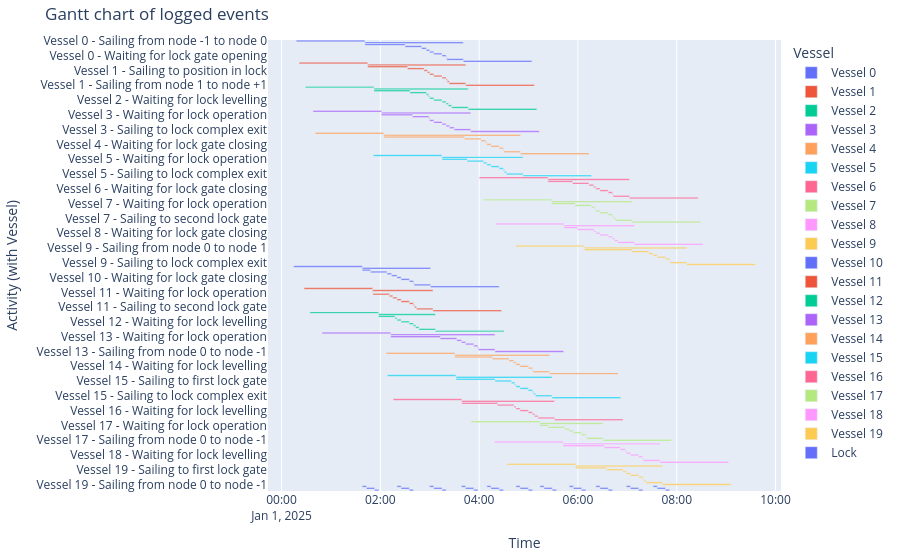

Source (notebook cell):
### Markdown cell above
##### Gantt chart of event table
The Gantt chart becomes quite full

### Code cell
df_eventtable = opentnsim.core.logutils.logbook2eventtable([*vessels, lock_chamber])
fig = generate_vessel_gantt_chart(df_eventtable)

### Figure 1 — Plotly figure (JSON) as saved in the notebook; plotly's stock layout.template omitted (floating-point values rounded to 4 significant figures)
{"data": [{"base": ["2025-01-01T00:17:55.000000000", "2025-01-01T01:41:15.000000000", "2025-01-01T01:41:15.000000000", "2025-01-01T02:30:06.000000000", "2025-01-01T02:50:06.000000000", "2025-01-01T02:55:47.000000000", "2025-01-01T02:59:55.000000000", "2025-01-01T03:04:55.000000000", "2025-01-01T03:14:55.000000000", "2025-01-01T03:19:55.000000000", "2025-01-01T03:20:44.000000000", "2025-01-01T03:40:44.000000000"], "hovertemplate": "object name=Vessel 0<br>start time=%{base}<br>stop time=%{x}<br>activity label=%{y}<extra></extra>", "legendgroup": "Vessel 0", "marker": {"color": "#636efa", "pattern": {"shape": ""}}, "name": "Vessel 0", "orientation": "h", "showlegend": true, "textposition": "auto", "type": "bar", "x": [5000000, 7169000, 2931000, 1200000, 341000, 248000, 300000, 600000, 300000, 49000, 1200000, 5000000], "xaxis": "x", "y": ["Vessel 0 - Sailing from node -1 to node 0", "Vessel 0 - Sailing from node 0 to node 1", "Vessel 0 - Waiting for lock operation", "Vessel 0 - Sailing to first lock gate", "Vessel 0 - Sailing to position in lock", "Vessel 0 - Waiting for other vessels to enter lock", "Vessel 0 - Waiting for lock gate closing", "Vessel 0 - Waiting for lock levelling", "Vessel 0 - Waiting for lock gate opening", "Vessel 0 - Sailing to second lock gate", "Vessel 0 - Sailing to lock complex exit", "Vessel 0 - Sailing from node 1 to node +1"], "yaxis": "y"}, {"base": ["2025-01-01T00:21:25.000000000", "2025-01-01T01:44:45.000000000", "2025-01-01T01:44:45.000000000", "2025-01-01T02:33:06.000000000", "2025-01-01T02:53:06.000000000", "2025-01-01T02:57:09.000000000", "2025-01-01T02:59:55.000000000", "2025-01-01T03:04:55.000000000", "2025-01-01T03:14:55.000000000", "2025-01-01T03:19:55.000000000", "2025-01-01T03:21:18.000000000", "2025-01-01T03:23:44.000000000", "2025-01-01T03:43:44.000000000"], "hovertemplate": "object name=Vessel 1<br>start time=%{base}<br>stop time=%{x}<br>activity label=%{y}<extra></extra>", "legendgroup": "Vessel 1", "marker": {"color": "#EF553B", "pattern": {"shape": ""}}, "name": "Vessel 1", "orientation": "h", "showlegend": true, "textposition": "auto", "type": "bar", "x": [5000000, 7139000, 2901000, 1200000, 243000, 166000, 300000, 600000, 300000, 83000, 146000, 1200000, 5000000], "xaxis": "x", "y": ["Vessel 1 - Sailing from node -1 to node 0", "Vessel 1 - Sailing from node 0 to node 1", "Vessel 1 - Waiting for lock operation", "Vessel 1 - Sailing to first lock gate", "Vessel 1 - Sailing to position in lock", "Vessel 1 - Waiting for other vessels to enter lock", "Vessel 1 - Waiting for lock gate closing", "Vessel 1 - Waiting for lock levelling", "Vessel 1 - Waiting for lock gate opening", "Vessel 1 - Waiting for other vessels to leave lock", "Vessel 1 - Sailing to second lock gate", "Vessel 1 - Sailing to lock complex exit", "Vessel 1 - Sailing from node 1 to node +1"], "yaxis": "y"}, {"base": ["2025-01-01T00:28:58.000000000", "2025-01-01T01:52:18.000000000", "2025-01-01T01:52:18.000000000", "2025-01-01T02:36:06.000000000", "2025-01-01T02:56:06.000000000", "2025-01-01T02:58:32.000000000", "2025-01-01T02:59:55.000000000", "2025-01-01T03:04:55.000000000", "2025-01-01T03:14:55.000000000", "2025-01-01T03:19:55.000000000", "2025-01-01T03:22:41.000000000", "2025-01-01T03:26:44.000000000", "2025-01-01T03:46:44.000000000"], "hovertemplate": "object name=Vessel 2<br>start time=%{base}<br>stop time=%{x}<br>activity label=%{y}<extra></extra>", "legendgroup": "Vessel 2", "marker": {"color": "#00cc96", "pattern": {"shape": ""}}, "name": "Vessel 2", "orientation": "h", "showlegend": true, "textposition": "auto", "type": "bar", "x": [5000000, 6866000, 2628000, 1200000, 146000, 83000, 300000, 600000, 300000, 166000, 243000, 1200000, 5000000], "xaxis": "x", "y": ["Vessel 2 - Sailing from node -1 to node 0", "Vessel 2 - Sailing from node 0 to node 1", "Vessel 2 - Waiting for lock operation", "Vessel 2 - Sailing to first lock gate", "Vessel 2 - Sailing to position in lock", "Vessel 2 - Waiting for other vessels to enter lock", "Vessel 2 - Waiting for lock gate closing", "Vessel 2 - Waiting for lock levelling", "Vessel 2 - Waiting for lock gate opening", "Vessel 2 - Waiting for other vessels to leave lock", "Vessel 2 - Sailing to second lock gate", "Vessel 2 - Sailing to lock complex exit", "Vessel 2 - Sailing from node 1 to node +1"], "yaxis": "y"}, {"base": ["2025-01-01T00:38:13.000000000", "2025-01-01T02:01:33.000000000", "2025-01-01T02:01:33.000000000", "2025-01-01T02:39:06.000000000", "2025-01-01T02:59:06.000000000", "2025-01-01T02:59:55.000000000", "2025-01-01T03:04:55.000000000", "2025-01-01T03:14:55.000000000", "2025-01-01T03:19:55.000000000", "2025-01-01T03:24:03.000000000", "2025-01-01T03:29:44.000000000", "2025-01-01T03:49:44.000000000"], "hovertemplate": "object name=Vessel 3<br>start time=%{base}<br>stop time=%{x}<br>activity label=%{y}<extra></extra>", "legendgroup": "Vessel 3", "marker": {"color": "#ab63fa", "pattern": {"shape": ""}}, "name": "Vessel 3", "orientation": "h", "showlegend": true, "textposition": "auto", "type": "bar", "x": [5000000, 6491000, 2253000, 1200000, 49000, 300000, 600000, 300000, 248000, 341000, 1200000, 5000000], "xaxis": "x", "y": ["Vessel 3 - Sailing from node -1 to node 0", "Vessel 3 - Sailing from node 0 to node 1", "Vessel 3 - Waiting for lock operation", "Vessel 3 - Sailing to first lock gate", "Vessel 3 - Sailing to position in lock", "Vessel 3 - Waiting for lock gate closing", "Vessel 3 - Waiting for lock levelling", "Vessel 3 - Waiting for lock gate opening", "Vessel 3 - Waiting for other vessels to leave lock", "Vessel 3 - Sailing to second lock gate", "Vessel 3 - Sailing to lock complex exit", "Vessel 3 - Sailing from node 1 to node +1"], "yaxis": "y"}, {"base": ["2025-01-01T00:40:58.000000000", "2025-01-01T02:04:18.000000000", "2025-01-01T02:04:18.000000000", "2025-01-01T03:42:22.000000000", "2025-01-01T04:02:22.000000000", "2025-01-01T04:08:03.000000000", "2025-01-01T04:09:25.000000000", "2025-01-01T04:14:25.000000000", "2025-01-01T04:24:25.000000000", "2025-01-01T04:29:25.000000000", "2025-01-01T04:30:14.000000000", "2025-01-01T04:50:14.000000000"], "hovertemplate": "object name=Vessel 4<br>start time=%{base}<br>stop time=%{x}<br>activity label=%{y}<extra></extra>", "legendgroup": "Vessel 4", "marker": {"color": "#FFA15A", "pattern": {"shape": ""}}, "name": "Vessel 4", "orientation": "h", "showlegend": true, "textposition": "auto", "type": "bar", "x": [5000000, 9956000, 5884000, 1200000, 341000, 82000, 300000, 600000, 300000, 49000, 1200000, 5000000], "xaxis": "x", "y": ["Vessel 4 - Sailing from node -1 to node 0", "Vessel 4 - Sailing from node 0 to node 1", "Vessel 4 - Waiting for lock operation", "Vessel 4 - Sailing to first lock gate", "Vessel 4 - Sailing to position in lock", "Vessel 4 - Waiting for other vessels to enter lock", "Vessel 4 - Waiting for lock gate closing", "Vessel 4 - Waiting for lock levelling", "Vessel 4 - Waiting for lock gate opening", "Vessel 4 - Sailing to second lock gate", "Vessel 4 - Sailing to lock complex exit", "Vessel 4 - Sailing from node 1 to node +1"], "yaxis": "y"}, {"base": ["2025-01-01T01:51:31.000000000", "2025-01-01T03:14:51.000000000", "2025-01-01T03:14:51.000000000", "2025-01-01T03:45:22.000000000", "2025-01-01T04:05:22.000000000", "2025-01-01T04:09:25.000000000", "2025-01-01T04:14:25.000000000", "2025-01-01T04:24:25.000000000", "2025-01-01T04:29:25.000000000", "2025-01-01T04:30:48.000000000", "2025-01-01T04:33:14.000000000", "2025-01-01T04:53:14.000000000"], "hovertemplate": "object name=Vessel 5<br>start time=%{base}<br>stop time=%{x}<br>activity label=%{y}<extra></extra>", "legendgroup": "Vessel 5", "marker": {"color": "#19d3f3", "pattern": {"shape": ""}}, "name": "Vessel 5", "orientation": "h", "showlegend": true, "textposition": "auto", "type": "bar", "x": [5000000, 5903000, 1831000, 1200000, 243000, 300000, 600000, 300000, 83000, 146000, 1200000, 5000000], "xaxis": "x", "y": ["Vessel 5 - Sailing from node -1 to node 0", "Vessel 5 - Sailing from node 0 to node 1", "Vessel 5 - Waiting for lock operation", "Vessel 5 - Sailing to first lock gate", "Vessel 5 - Sailing to position in lock", "Vessel 5 - Waiting for lock gate closing", "Vessel 5 - Waiting for lock levelling", "Vessel 5 - Waiting for lock gate opening", "Vessel 5 - Waiting for other vessels to leave lock", "Vessel 5 - Sailing to second lock gate", "Vessel 5 - Sailing to lock complex exit", "Vessel 5 - Sailing from node 1 to node +1"], "yaxis": "y"}, {"base": ["2025-01-01T04:00:10.000000000", "2025-01-01T05:23:30.000000000", "2025-01-01T05:23:30.000000000", "2025-01-01T05:53:25.000000000", "2025-01-01T06:13:25.000000000", "2025-01-01T06:19:05.000000000", "2025-01-01T06:21:51.000000000", "2025-01-01T06:26:51.000000000", "2025-01-01T06:36:51.000000000", "2025-01-01T06:41:51.000000000", "2025-01-01T06:42:39.000000000", "2025-01-01T07:02:39.000000000"], "hovertemplate": "object name=Vessel 6<br>start time=%{base}<br>stop time=%{x}<br>activity label=%{y}<extra></extra>", "legendgroup": "Vessel 6", "marker": {"color": "#FF6692", "pattern": {"shape": ""}}, "name": "Vessel 6", "orientation": "h", "showlegend": true, "textposition": "auto", "type": "bar", "x": [5000000, 5949000, 1795000, 1200000, 340000, 166000, 300000, 600000, 300000, 48000, 1200000, 5000000], "xaxis": "x", "y": ["Vessel 6 - Sailing from node -1 to node 0", "Vessel 6 - Sailing from node 0 to node 1", "Vessel 6 - Waiting for lock operation", "Vessel 6 - Sailing to first lock gate", "Vessel 6 - Sailing to position in lock", "Vessel 6 - Waiting for other vessels to enter lock", "Vessel 6 - Waiting for lock gate closing", "Vessel 6 - Waiting for lock levelling", "Vessel 6 - Waiting for lock gate opening", "Vessel 6 - Sailing to second lock gate", "Vessel 6 - Sailing to lock complex exit", "Vessel 6 - Sailing from node 1 to node +1"], "yaxis": "y"}, {"base": ["2025-01-01T04:04:49.000000000", "2025-01-01T05:28:09.000000000", "2025-01-01T05:28:09.000000000", "2025-01-01T05:56:25.000000000", "2025-01-01T06:16:25.000000000", "2025-01-01T06:20:28.000000000", "2025-01-01T06:21:51.000000000", "2025-01-01T06:26:51.000000000", "2025-01-01T06:36:51.000000000", "2025-01-01T06:41:51.000000000", "2025-01-01T06:43:14.000000000", "2025-01-01T06:45:39.000000000", "2025-01-01T07:05:39.000000000"], "hovertemplate": "object name=Vessel 7<br>start time=%{base}<br>stop time=%{x}<br>activity label=%{y}<extra></extra>", "legendgroup": "Vessel 7", "marker": {"color": "#B6E880", "pattern": {"shape": ""}}, "name": "Vessel 7", "orientation": "h", "showlegend": true, "textposition": "auto", "type": "bar", "x": [5000000, 5850000, 1696000, 1200000, 243000, 83000, 300000, 600000, 300000, 83000, 145000, 1200000, 5000000], "xaxis": "x", "y": ["Vessel 7 - Sailing from node -1 to node 0", "Vessel 7 - Sailing from node 0 to node 1", "Vessel 7 - Waiting for lock operation", "Vessel 7 - Sailing to first lock gate", "Vessel 7 - Sailing to position in lock", "Vessel 7 - Waiting for other vessels to enter lock", "Vessel 7 - Waiting for lock gate closing", "Vessel 7 - Waiting for lock levelling", "Vessel 7 - Waiting for lock gate opening", "Vessel 7 - Waiting for other vessels to leave lock", "Vessel 7 - Sailing to second lock gate", "Vessel 7 - Sailing to lock complex exit", "Vessel 7 - Sailing from node 1 to node +1"], "yaxis": "y"}, {"base": ["2025-01-01T04:19:44.000000000", "2025-01-01T05:43:04.000000000", "2025-01-01T05:43:04.000000000", "2025-01-01T05:59:25.000000000", "2025-01-01T06:19:25.000000000", "2025-01-01T06:21:51.000000000", "2025-01-01T06:26:51.000000000", "2025-01-01T06:36:51.000000000", "2025-01-01T06:41:51.000000000", "2025-01-01T06:44:36.000000000", "2025-01-01T06:48:39.000000000", "2025-01-01T07:08:39.000000000"], "hovertemplate": "object name=Vessel 8<br>start time=%{base}<br>stop time=%{x}<br>activity label=%{y}<extra></extra>", "legendgroup": "Vessel 8", "marker": {"color": "#FF97FF", "pattern": {"shape": ""}}, "name": "Vessel 8", "orientation": "h", "showlegend": true, "textposition": "auto", "type": "bar", "x": [5000000, 5135000, 981000, 1200000, 146000, 300000, 600000, 300000, 165000, 243000, 1200000, 5000000], "xaxis": "x", "y": ["Vessel 8 - Sailing from node -1 to node 0", "Vessel 8 - Sailing from node 0 to node 1", "Vessel 8 - Waiting for lock operation", "Vessel 8 - Sailing to first lock gate", "Vessel 8 - Sailing to position in lock", "Vessel 8 - Waiting for lock gate closing", "Vessel 8 - Waiting for lock levelling", "Vessel 8 - Waiting for lock gate opening", "Vessel 8 - Waiting for other vessels to leave lock", "Vessel 8 - Sailing to second lock gate", "Vessel 8 - Sailing to lock complex exit", "Vessel 8 - Sailing from node 1 to node +1"], "yaxis": "y"}, {"base": ["2025-01-01T04:44:32.000000000", "2025-01-01T06:07:52.000000000", "2025-01-01T06:07:52.000000000", "2025-01-01T07:05:41.000000000", "2025-01-01T07:25:41.000000000", "2025-01-01T07:31:21.000000000", "2025-01-01T07:36:21.000000000", "2025-01-01T07:46:21.000000000", "2025-01-01T07:51:21.000000000", "2025-01-01T07:52:10.000000000", "2025-01-01T08:12:10.000000000"], "hovertemplate": "object name=Vessel 9<br>start time=%{base}<br>stop time=%{x}<br>activity label=%{y}<extra></extra>", "legendgroup": "Vessel 9", "marker": {"color": "#FECB52", "pattern": {"shape": ""}}, "name": "Vessel 9", "orientation": "h", "showlegend": true, "textposition": "auto", "type": "bar", "x": [5000000, 7458000, 3469000, 1200000, 340000, 300000, 600000, 300000, 49000, 1200000, 5000000], "xaxis": "x", "y": ["Vessel 9 - Sailing from node -1 to node 0", "Vessel 9 - Sailing from node 0 to node 1", "Vessel 9 - Waiting for lock operation", "Vessel 9 - Sailing to first lock gate", "Vessel 9 - Sailing to position in lock", "Vessel 9 - Waiting for lock gate closing", "Vessel 9 - Waiting for lock levelling", "Vessel 9 - Waiting for lock gate opening", "Vessel 9 - Sailing to second lock gate", "Vessel 9 - Sailing to lock complex exit", "Vessel 9 - Sailing from node 1 to node +1"], "yaxis": "y"}, {"base": ["2025-01-01T00:14:44.000000000", "2025-01-01T01:38:04.000000000", "2025-01-01T01:38:04.000000000", "2025-01-01T01:48:04.000000000", "2025-01-01T02:08:04.000000000", "2025-01-01T02:13:45.000000000", "2025-01-01T02:20:13.000000000", "2025-01-01T02:25:13.000000000", "2025-01-01T02:35:13.000000000", "2025-01-01T02:40:13.000000000", "2025-01-01T02:41:01.000000000", "2025-01-01T03:01:01.000000000"], "hovertemplate": "object name=Vessel 10<br>start time=%{base}<br>stop time=%{x}<br>activity label=%{y}<extra></extra>", "legendgroup": "Vessel 10", "marker": {"color": "#636efa", "pattern": {"shape": ""}}, "name": "Vessel 10", "orientation": "h", "showlegend": true, "textposition": "auto", "type": "bar", "x": [5000000, 4977000, 600000, 1200000, 341000, 388000, 300000, 600000, 300000, 48000, 1200000, 5000000], "xaxis": "x", "y": ["Vessel 10 - Sailing from node +1 to node 1", "Vessel 10 - Sailing from node 1 to node 0", "Vessel 10 - Waiting for lock operation", "Vessel 10 - Sailing to first lock gate", "Vessel 10 - Sailing to position in lock", "Vessel 10 - Waiting for other vessels to enter lock", "Vessel 10 - Waiting for lock gate closing", "Vessel 10 - Waiting for lock levelling", "Vessel 10 - Waiting for lock gate opening", "Vessel 10 - Sailing to second lock gate", "Vessel 10 - Sailing to lock complex exit", "Vessel 10 - Sailing from node 0 to node -1"], "yaxis": "y"}, {"base": ["2025-01-01T00:27:21.000000000", "2025-01-01T01:50:41.000000000", "2025-01-01T01:50:41.000000000", "2025-01-01T01:51:04.000000000", "2025-01-01T02:11:04.000000000", "2025-01-01T02:15:07.000000000", "2025-01-01T02:20:13.000000000", "2025-01-01T02:25:13.000000000", "2025-01-01T02:35:13.000000000", "2025-01-01T02:40:13.000000000", "2025-01-01T02:41:36.000000000", "2025-01-01T02:44:01.000000000", "2025-01-01T03:04:01.000000000"], "hovertemplate": "object name=Vessel 11<br>start time=%{base}<br>stop time=%{x}<br>activity label=%{y}<extra></extra>", "legendgroup": "Vessel 11", "marker": {"color": "#EF553B", "pattern": {"shape": ""}}, "name": "Vessel 11", "orientation": "h", "showlegend": true, "textposition": "auto", "type": "bar", "x": [5000000, 4400000, 23000, 1200000, 243000, 306000, 300000, 600000, 300000, 83000, 145000, 1200000, 5000000], "xaxis": "x", "y": ["Vessel 11 - Sailing from node +1 to node 1", "Vessel 11 - Sailing from node 1 to node 0", "Vessel 11 - Waiting for lock operation", "Vessel 11 - Sailing to first lock gate", "Vessel 11 - Sailing to position in lock", "Vessel 11 - Waiting for other vessels to enter lock", "Vessel 11 - Waiting for lock gate closing", "Vessel 11 - Waiting for lock levelling", "Vessel 11 - Waiting for lock gate opening", "Vessel 11 - Waiting for other vessels to leave lock", "Vessel 11 - Sailing to second lock gate", "Vessel 11 - Sailing to lock complex exit", "Vessel 11 - Sailing from node 0 to node -1"], "yaxis": "y"}, {"base": ["2025-01-01T00:34:27.000000000", "2025-01-01T01:57:47.000000000", "2025-01-01T01:57:47.000000000", "2025-01-01T02:17:47.000000000", "2025-01-01T02:20:13.000000000", "2025-01-01T02:25:13.000000000", "2025-01-01T02:35:13.000000000", "2025-01-01T02:40:13.000000000", "2025-01-01T02:42:58.000000000", "2025-01-01T02:47:01.000000000", "2025-01-01T03:07:01.000000000"], "hovertemplate": "object name=Vessel 12<br>start time=%{base}<br>stop time=%{x}<br>activity label=%{y}<extra></extra>", "legendgroup": "Vessel 12", "marker": {"color": "#00cc96", "pattern": {"shape": ""}}, "name": "Vessel 12", "orientation": "h", "showlegend": true, "textposition": "auto", "type": "bar", "x": [5000000, 4154000, 1200000, 146000, 300000, 600000, 300000, 165000, 243000, 1200000, 5000000], "xaxis": "x", "y": ["Vessel 12 - Sailing from node +1 to node 1", "Vessel 12 - Sailing from node 1 to node 0", "Vessel 12 - Sailing to first lock gate", "Vessel 12 - Sailing to position in lock", "Vessel 12 - Waiting for lock gate closing", "Vessel 12 - Waiting for lock levelling", "Vessel 12 - Waiting for lock gate opening", "Vessel 12 - Waiting for other vessels to leave lock", "Vessel 12 - Sailing to second lock gate", "Vessel 12 - Sailing to lock complex exit", "Vessel 12 - Sailing from node 0 to node -1"], "yaxis": "y"}, {"base": ["2025-01-01T00:49:15.000000000", "2025-01-01T02:12:35.000000000", "2025-01-01T02:12:35.000000000", "2025-01-01T03:12:49.000000000", "2025-01-01T03:32:49.000000000", "2025-01-01T03:38:29.000000000", "2025-01-01T03:43:29.000000000", "2025-01-01T03:53:29.000000000", "2025-01-01T03:58:29.000000000", "2025-01-01T03:59:17.000000000", "2025-01-01T04:19:17.000000000"], "hovertemplate": "object name=Vessel 13<br>start time=%{base}<br>stop time=%{x}<br>activity label=%{y}<extra></extra>", "legendgroup": "Vessel 13", "marker": {"color": "#ab63fa", "pattern": {"shape": ""}}, "name": "Vessel 13", "orientation": "h", "showlegend": true, "textposition": "auto", "type": "bar", "x": [5000000, 7602000, 3614000, 1200000, 340000, 300000, 600000, 300000, 48000, 1200000, 5000000], "xaxis": "x", "y": ["Vessel 13 - Sailing from node +1 to node 1", "Vessel 13 - Sailing from node 1 to node 0", "Vessel 13 - Waiting for lock operation", "Vessel 13 - Sailing to first lock gate", "Vessel 13 - Sailing to position in lock", "Vessel 13 - Waiting for lock gate closing", "Vessel 13 - Waiting for lock levelling", "Vessel 13 - Waiting for lock gate opening", "Vessel 13 - Sailing to second lock gate", "Vessel 13 - Sailing to lock complex exit", "Vessel 13 - Sailing from node 0 to node -1"], "yaxis": "y"}, {"base": ["2025-01-01T02:07:07.000000000", "2025-01-01T03:30:27.000000000", "2025-01-01T03:30:27.000000000", "2025-01-01T04:16:19.000000000", "2025-01-01T04:36:19.000000000", "2025-01-01T04:41:59.000000000", "2025-01-01T04:44:45.000000000", "2025-01-01T04:49:45.000000000", "2025-01-01T04:59:45.000000000", "2025-01-01T05:04:45.000000000", "2025-01-01T05:05:33.000000000", "2025-01-01T05:25:33.000000000"], "hovertemplate": "object name=Vessel 14<br>start time=%{base}<br>stop time=%{x}<br>activity label=%{y}<extra></extra>", "legendgroup": "Vessel 14", "marker": {"color": "#FFA15A", "pattern": {"shape": ""}}, "name": "Vessel 14", "orientation": "h", "showlegend": true, "textposition": "auto", "type": "bar", "x": [5000000, 6906000, 2752000, 1200000, 340000, 166000, 300000, 600000, 300000, 48000, 1200000, 5000000], "xaxis": "x", "y": ["Vessel 14 - Sailing from node +1 to node 1", "Vessel 14 - Sailing from node 1 to node 0", "Vessel 14 - Waiting for lock operation", "Vessel 14 - Sailing to first lock gate", "Vessel 14 - Sailing to position in lock", "Vessel 14 - Waiting for other vessels to enter lock", "Vessel 14 - Waiting for lock gate closing", "Vessel 14 - Waiting for lock levelling", "Vessel 14 - Waiting for lock gate opening", "Vessel 14 - Sailing to second lock gate", "Vessel 14 - Sailing to lock complex exit", "Vessel 14 - Sailing from node 0 to node -1"], "yaxis": "y"}, {"base": ["2025-01-01T02:08:36.000000000", "2025-01-01T03:31:56.000000000", "2025-01-01T03:31:56.000000000", "2025-01-01T04:19:19.000000000", "2025-01-01T04:39:19.000000000", "2025-01-01T04:43:22.000000000", "2025-01-01T04:44:45.000000000", "2025-01-01T04:49:45.000000000", "2025-01-01T04:59:45.000000000", "2025-01-01T05:04:45.000000000", "2025-01-01T05:06:08.000000000", "2025-01-01T05:08:33.000000000", "2025-01-01T05:28:33.000000000"], "hovertemplate": "object name=Vessel 15<br>start time=%{base}<br>stop time=%{x}<br>activity label=%{y}<extra></extra>", "legendgroup": "Vessel 15", "marker": {"color": "#19d3f3", "pattern": {"shape": ""}}, "name": "Vessel 15", "orientation": "h", "showlegend": true, "textposition": "auto", "type": "bar", "x": [5000000, 6997000, 2843000, 1200000, 243000, 83000, 300000, 600000, 300000, 83000, 145000, 1200000, 5000000], "xaxis": "x", "y": ["Vessel 15 - Sailing from node +1 to node 1", "Vessel 15 - Sailing from node 1 to node 0", "Vessel 15 - Waiting for lock operation", "Vessel 15 - Sailing to first lock gate", "Vessel 15 - Sailing to position in lock", "Vessel 15 - Waiting for other vessels to enter lock", "Vessel 15 - Waiting for lock gate closing", "Vessel 15 - Waiting for lock levelling", "Vessel 15 - Waiting for lock gate opening", "Vessel 15 - Waiting for other vessels to leave lock", "Vessel 15 - Sailing to second lock gate", "Vessel 15 - Sailing to lock complex exit", "Vessel 15 - Sailing from node 0 to node -1"], "yaxis": "y"}, {"base": ["2025-01-01T02:15:36.000000000", "2025-01-01T03:38:56.000000000", "2025-01-01T03:38:56.000000000", "2025-01-01T04:22:19.000000000", "2025-01-01T04:42:19.000000000", "2025-01-01T04:44:45.000000000", "2025-01-01T04:49:45.000000000", "2025-01-01T04:59:45.000000000", "2025-01-01T05:04:45.000000000", "2025-01-01T05:07:30.000000000", "2025-01-01T05:11:33.000000000", "2025-01-01T05:31:33.000000000"], "hovertemplate": "object name=Vessel 16<br>start time=%{base}<br>stop time=%{x}<br>activity label=%{y}<extra></extra>", "legendgroup": "Vessel 16", "marker": {"color": "#FF6692", "pattern": {"shape": ""}}, "name": "Vessel 16", "orientation": "h", "showlegend": true, "textposition": "auto", "type": "bar", "x": [5000000, 6757000, 2603000, 1200000, 146000, 300000, 600000, 300000, 165000, 243000, 1200000, 5000000], "xaxis": "x", "y": ["Vessel 16 - Sailing from node +1 to node 1", "Vessel 16 - Sailing from node 1 to node 0", "Vessel 16 - Waiting for lock operation", "Vessel 16 - Sailing to first lock gate", "Vessel 16 - Sailing to position in lock", "Vessel 16 - Waiting for lock gate closing", "Vessel 16 - Waiting for lock levelling", "Vessel 16 - Waiting for lock gate opening", "Vessel 16 - Waiting for other vessels to leave lock", "Vessel 16 - Sailing to second lock gate", "Vessel 16 - Sailing to lock complex exit", "Vessel 16 - Sailing from node 0 to node -1"], "yaxis": "y"}, {"base": ["2025-01-01T03:50:31.000000000", "2025-01-01T05:13:51.000000000", "2025-01-01T05:13:51.000000000", "2025-01-01T05:23:51.000000000", "2025-01-01T05:43:51.000000000", "2025-01-01T05:49:31.000000000", "2025-01-01T05:54:31.000000000", "2025-01-01T06:04:31.000000000", "2025-01-01T06:09:31.000000000", "2025-01-01T06:10:20.000000000", "2025-01-01T06:30:20.000000000"], "hovertemplate": "object name=Vessel 17<br>start time=%{base}<br>stop time=%{x}<br>activity label=%{y}<extra></extra>", "legendgroup": "Vessel 17", "marker": {"color": "#B6E880", "pattern": {"shape": ""}}, "name": "Vessel 17", "orientation": "h", "showlegend": true, "textposition": "auto", "type": "bar", "x": [5000000, 4589000, 600000, 1200000, 340000, 300000, 600000, 300000, 49000, 1200000, 5000000], "xaxis": "x", "y": ["Vessel 17 - Sailing from node +1 to node 1", "Vessel 17 - Sailing from node 1 to node 0", "Vessel 17 - Waiting for lock operation", "Vessel 17 - Sailing to first lock gate", "Vessel 17 - Sailing to position in lock", "Vessel 17 - Waiting for lock gate closing", "Vessel 17 - Waiting for lock levelling", "Vessel 17 - Waiting for lock gate opening", "Vessel 17 - Sailing to second lock gate", "Vessel 17 - Sailing to lock complex exit", "Vessel 17 - Sailing from node 0 to node -1"], "yaxis": "y"}, {"base": ["2025-01-01T04:18:29.000000000", "2025-01-01T05:41:49.000000000", "2025-01-01T05:41:49.000000000", "2025-01-01T06:31:44.000000000", "2025-01-01T06:51:44.000000000", "2025-01-01T06:57:24.000000000", "2025-01-01T06:58:47.000000000", "2025-01-01T07:03:47.000000000", "2025-01-01T07:13:47.000000000", "2025-01-01T07:18:47.000000000", "2025-01-01T07:19:36.000000000", "2025-01-01T07:39:36.000000000"], "hovertemplate": "object name=Vessel 18<br>start time=%{base}<br>stop time=%{x}<br>activity label=%{y}<extra></extra>", "legendgroup": "Vessel 18", "marker": {"color": "#FF97FF", "pattern": {"shape": ""}}, "name": "Vessel 18", "orientation": "h", "showlegend": true, "textposition": "auto", "type": "bar", "x": [5000000, 7067000, 2995000, 1200000, 340000, 83000, 300000, 600000, 300000, 49000, 1200000, 5000000], "xaxis": "x", "y": ["Vessel 18 - Sailing from node +1 to node 1", "Vessel 18 - Sailing from node 1 to node 0", "Vessel 18 - Waiting for lock operation", "Vessel 18 - Sailing to first lock gate", "Vessel 18 - Sailing to position in lock", "Vessel 18 - Waiting for other vessels to enter lock", "Vessel 18 - Waiting for lock gate closing", "Vessel 18 - Waiting for lock levelling", "Vessel 18 - Waiting for lock gate opening", "Vessel 18 - Sailing to second lock gate", "Vessel 18 - Sailing to lock complex exit", "Vessel 18 - Sailing from node 0 to node -1"], "yaxis": "y"}, {"base": ["2025-01-01T04:33:52.000000000", "2025-01-01T05:57:12.000000000", "2025-01-01T05:57:12.000000000", "2025-01-01T06:34:44.000000000", "2025-01-01T06:54:44.000000000", "2025-01-01T06:58:47.000000000", "2025-01-01T07:03:47.000000000", "2025-01-01T07:13:47.000000000", "2025-01-01T07:18:47.000000000", "2025-01-01T07:20:10.000000000", "2025-01-01T07:22:36.000000000", "2025-01-01T07:42:36.000000000"], "hovertemplate": "object name=Vessel 19<br>start time=%{base}<br>stop time=%{x}<br>activity label=%{y}<extra></extra>", "legendgroup": "Vessel 19", "marker": {"color": "#FECB52", "pattern": {"shape": ""}}, "name": "Vessel 19", "orientation": "h", "showlegend": true, "textposition": "auto", "type": "bar", "x": [5000000, 6324000, 2252000, 1200000, 243000, 300000, 600000, 300000, 83000, 146000, 1200000, 5000000], "xaxis": "x", "y": ["Vessel 19 - Sailing from node +1 to node 1", "Vessel 19 - Sailing from node 1 to node 0", "Vessel 19 - Waiting for lock operation", "Vessel 19 - Sailing to first lock gate", "Vessel 19 - Sailing to position in lock", "Vessel 19 - Waiting for lock gate closing", "Vessel 19 - Waiting for lock levelling", "Vessel 19 - Waiting for lock gate opening", "Vessel 19 - Waiting for other vessels to leave lock", "Vessel 19 - Sailing to second lock gate", "Vessel 19 - Sailing to lock complex exit", "Vessel 19 - Sailing from node 0 to node -1"], "yaxis": "y"}, {"base": ["2025-01-01T01:38:04.000000000", "2025-01-01T01:43:04.000000000", "2025-01-01T01:53:04.000000000", "2025-01-01T02:20:13.000000000", "2025-01-01T02:25:13.000000000", "2025-01-01T02:35:13.000000000", "2025-01-01T02:59:55.000000000", "2025-01-01T03:04:55.000000000", "2025-01-01T03:14:55.000000000", "2025-01-01T03:38:29.000000000", "2025-01-01T03:43:29.000000000", "2025-01-01T03:53:29.000000000", "2025-01-01T04:09:25.000000000", "2025-01-01T04:14:25.000000000", "2025-01-01T04:24:25.000000000", "2025-01-01T04:44:45.000000000", "2025-01-01T04:49:45.000000000", "2025-01-01T04:59:45.000000000", "2025-01-01T05:13:51.000000000", "2025-01-01T05:18:51.000000000", "2025-01-01T05:28:51.000000000", "2025-01-01T05:49:31.000000000", "2025-01-01T05:54:31.000000000", "2025-01-01T06:04:31.000000000", "2025-01-01T06:21:51.000000000", "2025-01-01T06:26:51.000000000", "2025-01-01T06:36:51.000000000", "2025-01-01T06:58:47.000000000", "2025-01-01T07:03:47.000000000", "2025-01-01T07:13:47.000000000", "2025-01-01T07:31:21.000000000", "2025-01-01T07:36:21.000000000", "2025-01-01T07:46:21.000000000"], "hovertemplate": "object name=Lock<br>start time=%{base}<br>stop time=%{x}<br>activity label=%{y}<extra></extra>", "legendgroup": "Lock", "marker": {"color": "#636efa", "pattern": {"shape": ""}}, "name": "Lock", "orientation": "h", "showlegend": true, "textposition": "auto", "type": "bar", "x": [300000, 600000, 300000, 300000, 600000, 300000, 300000, 600000, 300000, 300000, 600000, 300000, 300000, 600000, 300000, 300000, 600000, 300000, 300000, 600000, 300000, 300000, 600000, 300000, 300000, 600000, 300000, 300000, 600000, 300000, 300000, 600000, 300000], "xaxis": "x", "y": ["Lock - Lock gate closing", "Lock - Lock levelling", "Lock - Lock gate opening", "Lock - Lock gate closing", "Lock - Lock levelling", "Lock - Lock gate opening", "Lock - Lock gate closing", "Lock - Lock levelling", "Lock - Lock gate opening", "Lock - Lock gate closing", "Lock - Lock levelling", "Lock - Lock gate opening", "Lock - Lock gate closing", "Lock - Lock levelling", "Lock - Lock gate opening", "Lock - Lock gate closing", "Lock - Lock levelling", "Lock - Lock gate opening", "Lock - Lock gate closing", "Lock - Lock levelling", "Lock - Lock gate opening", "Lock - Lock gate closing", "Lock - Lock levelling", "Lock - Lock gate opening", "Lock - Lock gate closing", "Lock - Lock levelling", "Lock - Lock gate opening", "Lock - Lock gate closing", "Lock - Lock levelling", "Lock - Lock gate opening", "Lock - Lock gate closing", "Lock - Lock levelling", "Lock - Lock gate opening"], "yaxis": "y"}], "layout": {"barmode": "overlay", "legend": {"title": {"text": "Vessel"}, "tracegroupgap": 0}, "margin": {"b": 20, "l": 20, "r": 20, "t": 40}, "title": {"text": "Gantt chart of logged events"}, "xaxis": {"anchor": "y", "domain": [0, 1], "title": {"text": "Time"}, "type": "date"}, "yaxis": {"anchor": "x", "autorange": "reversed", "domain": [0, 1], "title": {"text": "Activity (with Vessel)"}}}}
